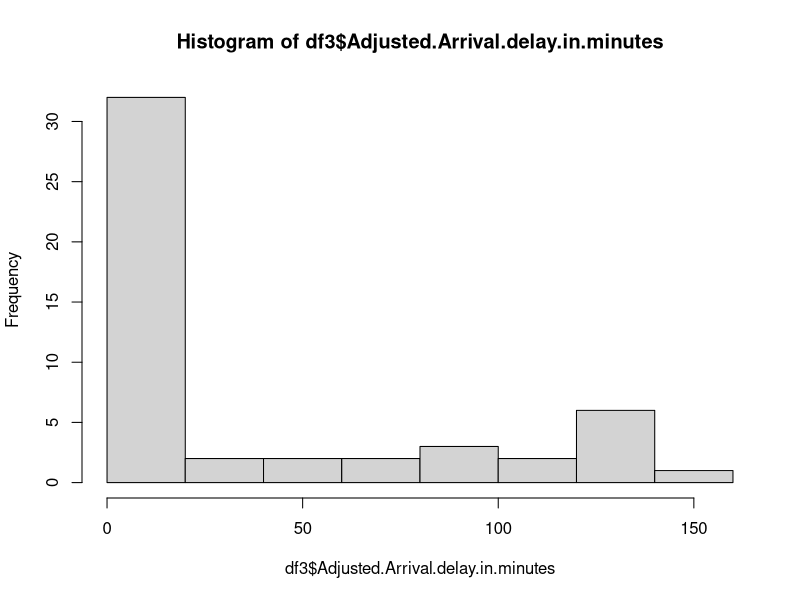
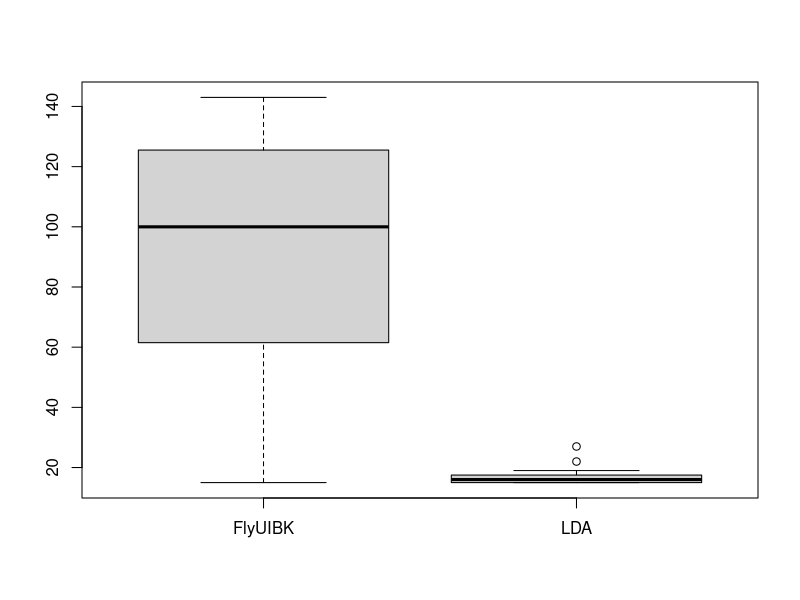

Generate these figures, in order, with R:
library(readxl)
library(psych)
StudentData_FlyUIBK_22_23 <- read_excel("Data/StudentData_FlyUIBK_22_23 Adjusted.xlsx")

df = data.frame(StudentData_FlyUIBK_22_23)
df1 <- subset(df, Adjusted.Delay.Indicator == 1 & Airline == "FlyUIBK")
df2 <- subset(df, Adjusted.Delay.Indicator == 1 & Airline == "LDA")
df3 <- subset(df, Adjusted.Delay.Indicator == 1)

#test for normal distribution
hist(df3$Adjusted.Arrival.delay.in.minutes)

#compute means
describe(df1$Adjusted.Arrival.delay.in.minutes)
describe(df2$Adjusted.Arrival.delay.in.minutes)

#mann whitney test
wilcox.test(Adjusted.Arrival.delay.in.minutes~Airline, data = df3, exact = FALSE, conf.int = TRUE)

#boxplot
boxplot(df1$Adjusted.Arrival.delay.in.minutes, df2$Adjusted.Arrival.delay.in.minutes, names=c("FlyUIBK", "LDA"))



